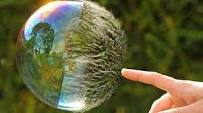
#> input picture content/SDSU-CS559-Workspace/hw1/images/image.jpeg, 203 x 113 px
$ python hw1.py
#> lines starting #> are read from the running program, lines starting #| are printed output that depends on the picture
#> further down, image_to_reflect is the input picture: PIL image 203x113 RGB; mean R, G, B 98.5, 98, 60.5
"""
Author: Colin Casazza
Date: 9/17/18
Course: CS559 MW 5:30
RedID: 818715736

Assignment: HW1
"""

from PIL import Image

# This is a function used to reflect an image about it's x axis.
# This function was used to answer problem 3 in the homework
def reflect_x_axis(image):
  # use a copy of image to create the mirror image in
  new_image = image.copy()
  width, height = image.size
#> width = 203; height = 113
  # for each pixel, reflect over x axis
  # (x,y) -> (x, height - y - 1)
  for y in range(height):
      for x in range(width):
          (r, g, b) = image.getpixel((x, y))
          new_image.putpixel((x, height - y - 1), (r, g , b))
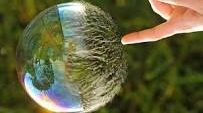
#> new_image: PIL image 203x113 RGB; mean R, G, B 98.5, 98, 60.5

  return new_image

# This is a function used to enlarge/scale an image by an integer factor
# of k. This function was used to answer problem 4 in the homework
def scale_image_by_k(image, k):
  # get origional dimensions
#> called with k = 2
  width, height = image.size
#> width = 203; height = 113
  # calculate new scaled image dimenstions
  new_width, new_height = map(lambda x: x * k, image.size)
#> new_width = 406; new_height = 226
  # create new images with scaled width and height
  new_image = Image.new("RGB", (new_width, new_height))
#> new_image: PIL image 406x226 RGB; every value is 0
  for y in range(height):
    for x in range(width):
      (r, g, b) = image.getpixel((x, y))
      # put in a k by k sized square into new_image
      # starting at (x * 3, y * 3)
      for i in range(k):
        for j in range(k):
          new_image.putpixel((x * k + i, y * k + j), (r, g , b))

  return new_image

# Problem 1
# Reflection (32 points)
# Write a program to perform reflection of an image about its x-axis.
# See Fig. 2 in Chapter 3 Lecture Notes.
# Apply your program to an image of your choice to demonstrate the reflection.

# load initial image
image_to_reflect = Image.open("./images/image.jpeg")

# flip image and save
image_flipped = reflect_x_axis(image_to_reflect)
image_flipped.save('./images/image_flipped.jpeg')

# Problem 2
# Write a program that takes an RGB image of size W by H and an integer k and produces an output image of size
# kW by kH where k is an integer greater than one (sometime this is called resampling). The enlarged image must be in appearance as close as possible
# to the original image. Use bilinear interpolation or another technique of your choice.  Demonstrate your work by producing an input image and two
# output images one with k=2 and one with k=3.

# load initial image
image_to_scale = Image.open("./images/image.jpeg")

# scale by 2 and save
image_scalled_by_2 = scale_image_by_k(image_to_scale, 2)
image_scalled_by_2.save('./images/image_scalled_by_2.jpeg')

# scale by 3 and save
image_scalled_by_3 = scale_image_by_k(image_to_scale, 3)
#> in scale_image_by_k (call 2), `new_image = Image.new("RGB", (new_width, new_height))`: new_image: PIL image 609x339 RGB; every value is 0
image_scalled_by_3.save('./images/image_scalled_by_3.jpeg')


# scale by 10 and save
image_scalled_by_10 = scale_image_by_k(image_to_scale, 10)
#> call 3 of scale_image_by_k, with k = 10
#> in scale_image_by_k (call 3), `new_image = Image.new("RGB", (new_width, new_height))`: new_image: PIL image 2030x1130 RGB; every value is 0
#> after the loop in scale_image_by_k (call 3), `for y in range(height):`:
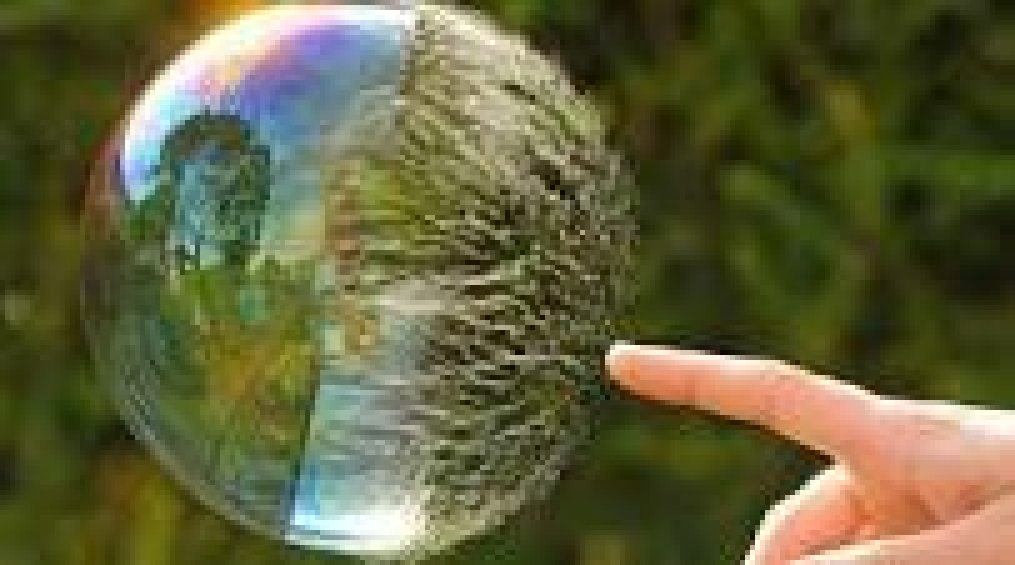
#> new_image: PIL image 2030x1130 RGB (shown at 1/2 size); mean R, G, B 98.5, 98, 60.5
image_scalled_by_10.save('./images/image_scalled_by_10.jpeg')
